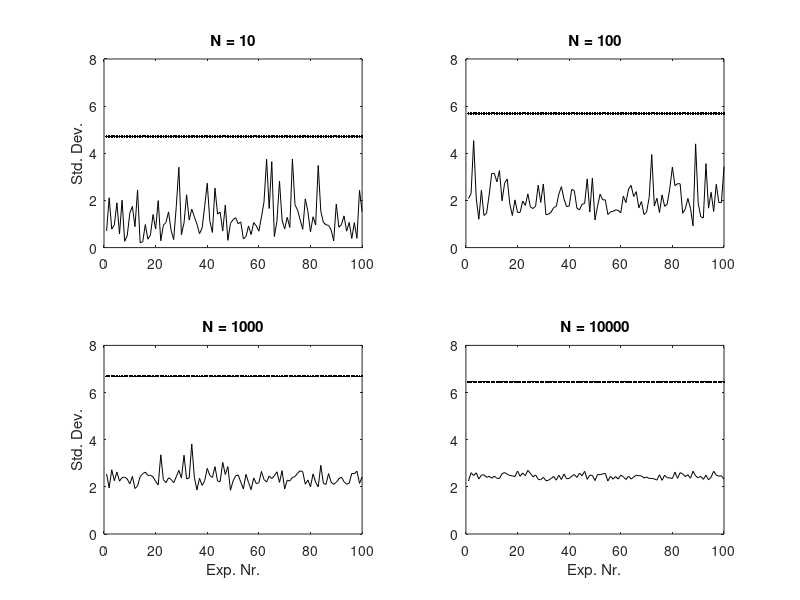

Write MATLAB code to recreate this figure. (Note: this script raises an error after producing the figure.)
% Chapter 7 Exercise 98
% Variance of the parametric estimate of the BLA of y=u0^n
%
% Copyright: 
% Johan Schoukens, Rik Pintelon, and Yves Rolain 
% Vrije Universiteit Brussels, Pleinlaan 2, 1050 Brussels, Belgium
%
% 8 December 2010


% Exercise 98 part 1: a cubing system y=u.^3        varying the number of data points
% Exercise 98 part 2: a nth degree system y=u.^n    varying degree n

clear all

%
% Exercise 98 part 1:  y=u.^3
%

NAll=[10 100 1000 10000]        % number of points per test
NRep=100                        % number of repeated tests
n=3                             % degree of the nonlinear system
x=[1:NRep]';                    % x-axis for plots

for r=length(NAll):-1:1         % run over the different record lenghts
    N=NAll(r)                   % select the number of points
    for k=NRep:-1:1                 % run over the repeated experiments 
        u=randn(N,1);               % white gaussian input
        y=u.^n;                     % 3th degree NL    
        a(k,r)=(y'*u)/(u'*u);       % LS-estimate BLA
        e=y-a(k,r)*u;               % error 
        stdTh(k,r)=sqrt(var(e)/mean(u.^2)/N);  % theoretic std. dev. estim in Linear framework   
    end
end    % end loop over number of points per test 

FigNum=1
figure(FigNum),clf

for r=1:4
subplot(2,2,r)
plot(x,std(a(:,r))*sqrt(NAll(r)),'k',x,stdTh(:,r)*sqrt(NAll(r)),'k')   % plot the normalized std. dev.
axis([0 100 0 8])
title(['N = ',num2str(NAll(r))]) 
if r>2,xlabel('Exp. Nr.'), end
if or(r==1,r==3), ylabel('Std. Dev.'),end
end

DG_SetFontSize(18,FigNum,'*')         
DG_SetTraceWidth(2,'*',FigNum,'*')  %


%DG_Init4PDF(gcf, 6);        % fixing the size, half standard height
%DG_MakePDF('StdaBLAUnderEstimate.pdf', gcf);   

%
% Exercise 98 Part 2:  y=u.^n
%

clear all
nAll=[  3  5  7  9];            % degree of the NL
N=1000;                         %number of points per test
NRep=10000                      % number of repeated tests to estimate the experimental variance
x=[1:NRep]';                    % x-axis for plots

for r=length(nAll):-1:1         % run over the different record lenghts
    n=nAll(r)   
    for k=NRep:-1:1             % run over the repeated experiments
        u=randn(N,1);           % white gaussian input
        y=u.^n;                 % 3th degree NL
        a(k)=(y'*u)/(u'*u);     % BLA
        e=y-a(k)*u;             % error 
        varTh(k)=(var(e)/var(u)/N);  % theoretic std. dev. estim in Linear framework
    end                         % end loop over the realizations
    stdExp(r)=std(a);
    stdTh(r)=sqrt(mean(varTh));
end                             % end loop over degrees of NL 

FigNum=2
figure(FigNum),clf

subplot(1,2,1)
plot(nAll,db(stdExp),'+k') 
axis([0 10 -30 50])
xlabel('Degree NL')
ylabel('Std. Dev. (dB)')

subplot(1,2,2)
plot(nAll,db(stdExp./stdTh),'+k',nAll,db(2*nAll+1)/2,'--k')
axis([0 10 0 14])
xlabel('Degree NL')
ylabel('Error Std. Dev. (dB)')

DG_SetFontSize(18,FigNum,'*')         
DG_SetTraceWidth(2,'*',FigNum,'*')  % 

  

%DG_Init4PDF(gcf, 6);        % fixing the size, half standard height
%DG_MakePDF('StdaBLAxn.pdf', gcf);   

